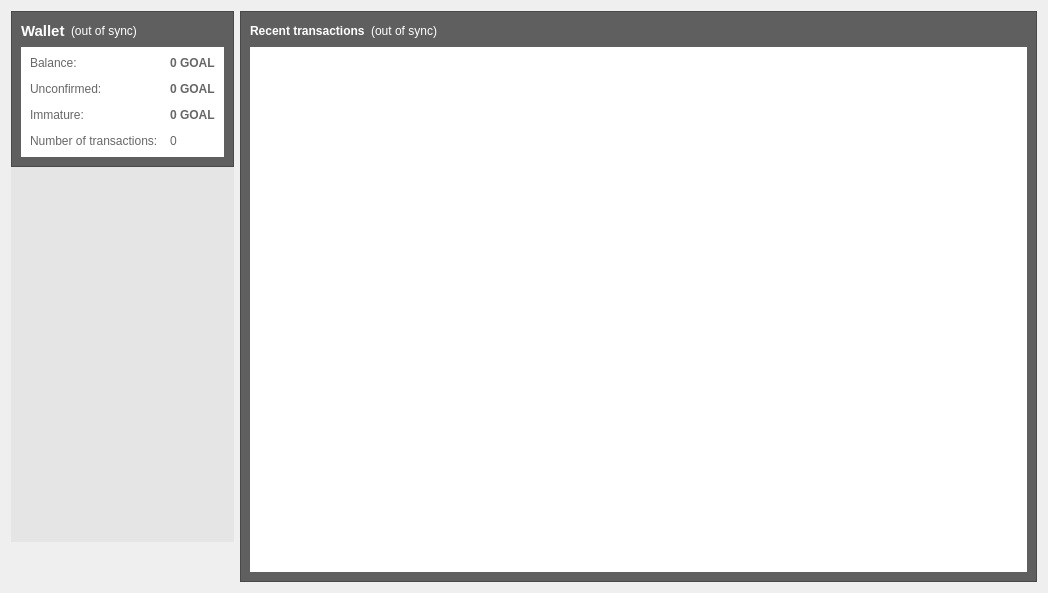
<?xml version="1.0" encoding="UTF-8"?>
<ui version="4.0">
 <class>OverviewPage</class>
 <widget class="QWidget" name="OverviewPage">
  <property name="geometry">
   <rect>
    <x>0</x>
    <y>0</y>
    <width>1048</width>
    <height>593</height>
   </rect>
  </property>
  <property name="windowTitle">
   <string>Form</string>
  </property>
  <property name="autoFillBackground">
   <bool>false</bool>
  </property>
  <property name="styleSheet">
   <string notr="true"/>
  </property>
  <layout class="QHBoxLayout" name="horizontalLayout" stretch="0,1">
   <item>
    <layout class="QVBoxLayout" name="verticalLayout_2">
     <property name="spacing">
      <number>0</number>
     </property>
     <item>
      <widget class="QFrame" name="frame_3">
       <property name="frameShape">
        <enum>QFrame::StyledPanel</enum>
       </property>
       <property name="frameShadow">
        <enum>QFrame::Raised</enum>
       </property>
      </widget>
     </item>
     <item>
      <widget class="QFrame" name="frame">
       <property name="sizePolicy">
        <sizepolicy hsizetype="Expanding" vsizetype="Expanding">
         <horstretch>0</horstretch>
         <verstretch>0</verstretch>
        </sizepolicy>
       </property>
       <property name="styleSheet">
        <string notr="true">background-color: rgb(95, 95, 95);</string>
       </property>
       <property name="frameShape">
        <enum>QFrame::StyledPanel</enum>
       </property>
       <property name="frameShadow">
        <enum>QFrame::Raised</enum>
       </property>
       <layout class="QVBoxLayout" name="verticalLayout_4">
        <item>
         <layout class="QHBoxLayout" name="horizontalLayout_4">
          <item>
           <widget class="QLabel" name="label_5">
            <property name="font">
             <font>
              <pointsize>11</pointsize>
              <weight>75</weight>
              <bold>true</bold>
             </font>
            </property>
            <property name="styleSheet">
             <string notr="true">background-color: none;
color: rgb(255, 255, 255);</string>
            </property>
            <property name="text">
             <string>Wallet</string>
            </property>
           </widget>
          </item>
          <item>
           <widget class="QLabel" name="labelWalletStatus">
            <property name="toolTip">
             <string>The displayed information may be out of date. Your wallet automatically synchronizes with the GoalCoin network after a connection is established, but this process has not completed yet.</string>
            </property>
            <property name="styleSheet">
             <string notr="true">background-color: none;
color: rgb(255, 255, 255);</string>
            </property>
            <property name="text">
             <string notr="true">(out of sync)</string>
            </property>
            <property name="alignment">
             <set>Qt::AlignLeading|Qt::AlignLeft|Qt::AlignVCenter</set>
            </property>
           </widget>
          </item>
          <item>
           <spacer name="horizontalSpacer_2">
            <property name="orientation">
             <enum>Qt::Horizontal</enum>
            </property>
            <property name="sizeHint" stdset="0">
             <size>
              <width>40</width>
              <height>20</height>
             </size>
            </property>
           </spacer>
          </item>
         </layout>
        </item>
        <item>
         <widget class="QFrame" name="frame">
          <property name="styleSheet">
           <string notr="true">background-color: rgb(255, 255, 255);</string>
          </property>
          <layout class="QFormLayout" name="formLayout_2">
           <property name="fieldGrowthPolicy">
            <enum>QFormLayout::AllNonFixedFieldsGrow</enum>
           </property>
           <property name="horizontalSpacing">
            <number>12</number>
           </property>
           <property name="verticalSpacing">
            <number>12</number>
           </property>
           <item row="0" column="0">
            <widget class="QLabel" name="label">
             <property name="styleSheet">
              <string notr="true">background-color: none;
color: rgb(103, 103, 103);</string>
             </property>
             <property name="text">
              <string>Balance:</string>
             </property>
            </widget>
           </item>
           <item row="0" column="1">
            <widget class="QLabel" name="labelBalance">
             <property name="font">
              <font>
               <weight>75</weight>
               <bold>true</bold>
              </font>
             </property>
             <property name="cursor">
              <cursorShape>IBeamCursor</cursorShape>
             </property>
             <property name="toolTip">
              <string>Your current balance</string>
             </property>
             <property name="styleSheet">
              <string notr="true">background-color: none;
color: rgb(103, 103, 103);</string>
             </property>
             <property name="text">
              <string notr="true">0 GOAL</string>
             </property>
             <property name="textInteractionFlags">
              <set>Qt::LinksAccessibleByMouse|Qt::TextSelectableByKeyboard|Qt::TextSelectableByMouse</set>
             </property>
            </widget>
           </item>
           <item row="1" column="0">
            <widget class="QLabel" name="label_3">
             <property name="styleSheet">
              <string notr="true">background-color: none;
color: rgb(103, 103, 103);</string>
             </property>
             <property name="text">
              <string>Unconfirmed:</string>
             </property>
            </widget>
           </item>
           <item row="1" column="1">
            <widget class="QLabel" name="labelUnconfirmed">
             <property name="font">
              <font>
               <weight>75</weight>
               <bold>true</bold>
              </font>
             </property>
             <property name="cursor">
              <cursorShape>IBeamCursor</cursorShape>
             </property>
             <property name="toolTip">
              <string>Total of transactions that have yet to be confirmed, and do not yet count toward the current balance</string>
             </property>
             <property name="styleSheet">
              <string notr="true">background-color: none;
color: rgb(103, 103, 103);</string>
             </property>
             <property name="text">
              <string notr="true">0 GOAL</string>
             </property>
             <property name="textInteractionFlags">
              <set>Qt::LinksAccessibleByMouse|Qt::TextSelectableByKeyboard|Qt::TextSelectableByMouse</set>
             </property>
            </widget>
           </item>
           <item row="3" column="0">
            <widget class="QLabel" name="label_2">
             <property name="styleSheet">
              <string notr="true">background-color: none;
color: rgb(103, 103, 103);</string>
             </property>
             <property name="text">
              <string>Number of transactions:</string>
             </property>
            </widget>
           </item>
           <item row="3" column="1">
            <widget class="QLabel" name="labelNumTransactions">
             <property name="toolTip">
              <string>Total number of transactions in wallet</string>
             </property>
             <property name="styleSheet">
              <string notr="true">background-color: none;
color: rgb(103, 103, 103);</string>
             </property>
             <property name="text">
              <string notr="true">0</string>
             </property>
            </widget>
           </item>
           <item row="2" column="0">
            <widget class="QLabel" name="labelImmatureText">
             <property name="styleSheet">
              <string notr="true">background-color: none;
color: rgb(103, 103, 103);</string>
             </property>
             <property name="text">
              <string>Immature:</string>
             </property>
            </widget>
           </item>
           <item row="2" column="1">
            <widget class="QLabel" name="labelImmature">
             <property name="font">
              <font>
               <weight>75</weight>
               <bold>true</bold>
              </font>
             </property>
             <property name="toolTip">
              <string>Mined balance that has not yet matured</string>
             </property>
             <property name="styleSheet">
              <string notr="true">background-color: none;
color: rgb(103, 103, 103);</string>
             </property>
             <property name="text">
              <string notr="true">0 GOAL</string>
             </property>
             <property name="textInteractionFlags">
              <set>Qt::LinksAccessibleByMouse|Qt::TextSelectableByKeyboard|Qt::TextSelectableByMouse</set>
             </property>
            </widget>
           </item>
          </layout>
         </widget>
        </item>
       </layout>
      </widget>
     </item>
     <item>
      <widget class="QLabel" name="label_6">
       <property name="enabled">
        <bool>true</bool>
       </property>
       <property name="sizePolicy">
        <sizepolicy hsizetype="Expanding" vsizetype="Expanding">
         <horstretch>30</horstretch>
         <verstretch>40</verstretch>
        </sizepolicy>
       </property>
       <property name="minimumSize">
        <size>
         <width>0</width>
         <height>0</height>
        </size>
       </property>
       <property name="autoFillBackground">
        <bool>false</bool>
       </property>
       <property name="styleSheet">
        <string notr="true">image: url(:/images/res/images/goalogo.png);
background-color: rgb(229, 229, 229);</string>
       </property>
       <property name="text">
        <string/>
       </property>
      </widget>
     </item>
     <item>
      <spacer name="verticalSpacer">
       <property name="orientation">
        <enum>Qt::Vertical</enum>
       </property>
       <property name="sizeType">
        <enum>QSizePolicy::Ignored</enum>
       </property>
       <property name="sizeHint" stdset="0">
        <size>
         <width>20</width>
         <height>40</height>
        </size>
       </property>
      </spacer>
     </item>
     <item>
      <widget class="QFrame" name="frame_4">
       <property name="frameShape">
        <enum>QFrame::StyledPanel</enum>
       </property>
       <property name="frameShadow">
        <enum>QFrame::Raised</enum>
       </property>
      </widget>
     </item>
    </layout>
   </item>
   <item>
    <layout class="QVBoxLayout" name="verticalLayout_3">
     <item>
      <widget class="QFrame" name="frame_2">
       <property name="styleSheet">
        <string notr="true">background-color: rgb(95, 95, 95);</string>
       </property>
       <property name="frameShape">
        <enum>QFrame::StyledPanel</enum>
       </property>
       <property name="frameShadow">
        <enum>QFrame::Raised</enum>
       </property>
       <layout class="QVBoxLayout" name="verticalLayout">
        <item>
         <layout class="QHBoxLayout" name="horizontalLayout_2">
          <item>
           <widget class="QLabel" name="label_4">
            <property name="styleSheet">
             <string notr="true">background-color: none;
color: rgb(255, 255, 255);</string>
            </property>
            <property name="text">
             <string>&lt;b&gt;Recent transactions&lt;/b&gt;</string>
            </property>
           </widget>
          </item>
          <item>
           <widget class="QLabel" name="labelTransactionsStatus">
            <property name="toolTip">
             <string>The displayed information may be out of date. Your wallet automatically synchronizes with the GoalCoin network after a connection is established, but this process has not completed yet.</string>
            </property>
            <property name="styleSheet">
             <string notr="true">background-color: none;
color: rgb(255, 255, 255);</string>
            </property>
            <property name="text">
             <string notr="true">(out of sync)</string>
            </property>
            <property name="alignment">
             <set>Qt::AlignRight|Qt::AlignTrailing|Qt::AlignVCenter</set>
            </property>
           </widget>
          </item>
          <item>
           <spacer name="horizontalSpacer">
            <property name="orientation">
             <enum>Qt::Horizontal</enum>
            </property>
            <property name="sizeHint" stdset="0">
             <size>
              <width>40</width>
              <height>20</height>
             </size>
            </property>
           </spacer>
          </item>
         </layout>
        </item>
        <item>
         <widget class="QListView" name="listTransactions">
          <property name="styleSheet">
           <string notr="true">background-color: rgb(255, 255, 255);</string>
          </property>
          <property name="frameShape">
           <enum>QFrame::NoFrame</enum>
          </property>
          <property name="verticalScrollBarPolicy">
           <enum>Qt::ScrollBarAlwaysOff</enum>
          </property>
          <property name="horizontalScrollBarPolicy">
           <enum>Qt::ScrollBarAlwaysOff</enum>
          </property>
          <property name="selectionMode">
           <enum>QAbstractItemView::NoSelection</enum>
          </property>
         </widget>
        </item>
       </layout>
      </widget>
     </item>
    </layout>
   </item>
  </layout>
 </widget>
 <resources>
  <include location="../bitcoin.qrc"/>
 </resources>
 <connections/>
</ui>
